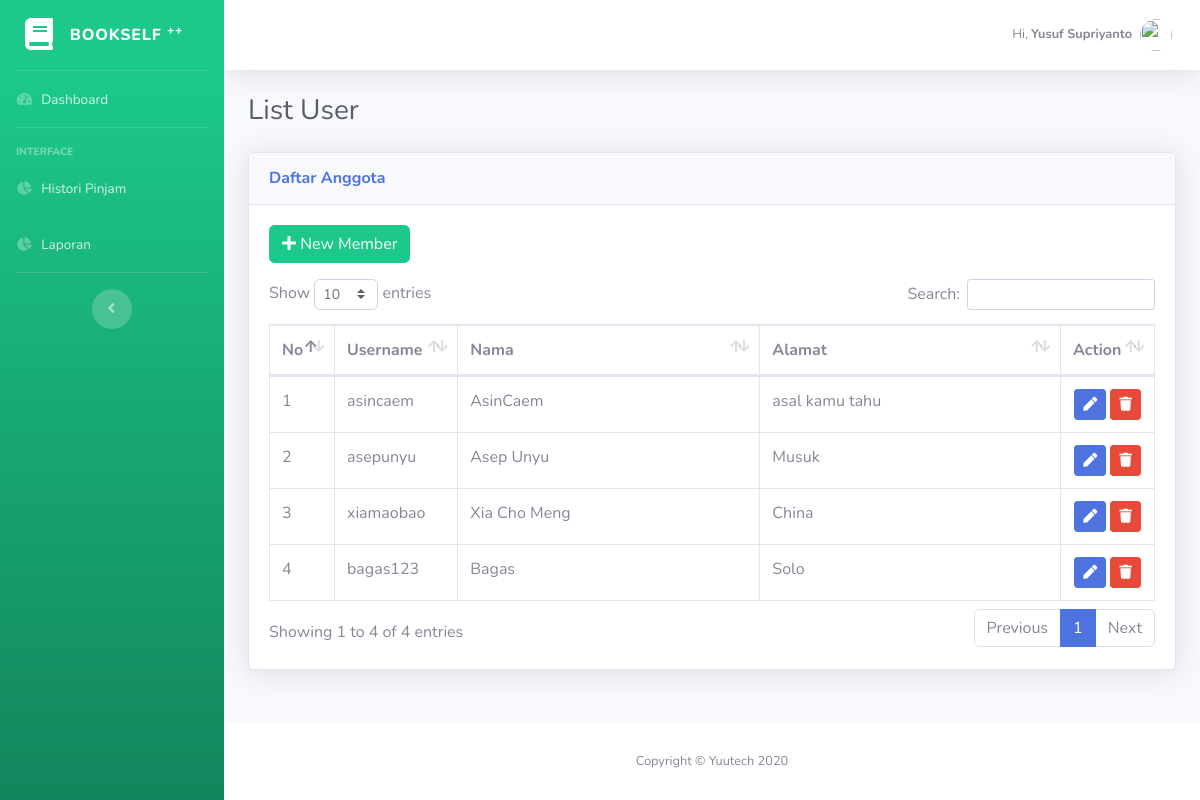
The page /index.php/user on the database as committed earlier.
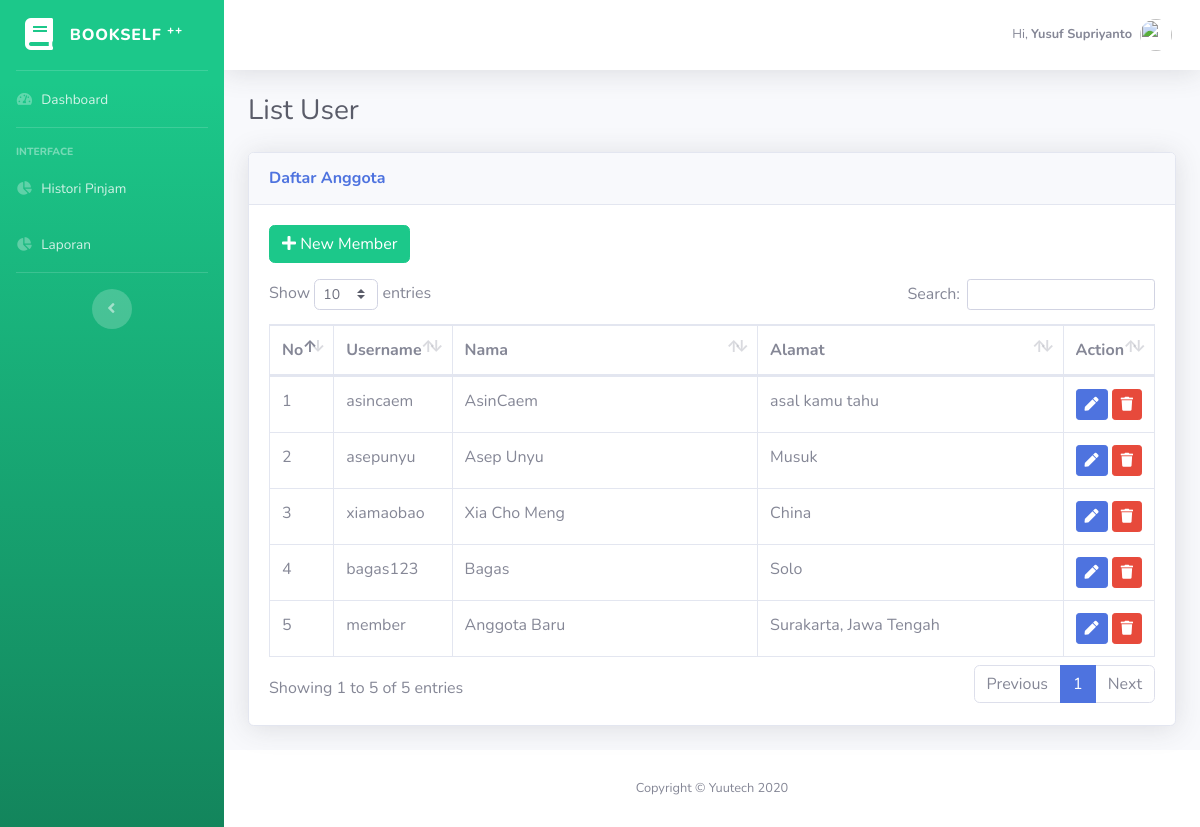
The same page on the database as committed later.
### tables this page shows
CREATE TABLE `tb_user` (
  `user_id` int(11) NOT NULL AUTO_INCREMENT,
  `username` varchar(40) NOT NULL,
  `password` varchar(40) NOT NULL,
  `name` varchar(100) NOT NULL,
  `address` varchar(200) NOT NULL,
  `level` int(1) NOT NULL COMMENT '1 = admin, 2 = anggota',
  PRIMARY KEY (`user_id`)
);

### application/controllers/User.php (called while the page is built)
<?php
    class User extends CI_Controller {
        public function index()
    {
        $data['user'] = $this->user_m->get_user()->result();
        $this->load->view('template/header');
        $this->load->view('template/sidebar');
        $this->load->view('admin/user/daftaruser',$data);
        $this->load->view('template/foot');
        $this->load->view('template/footer');
    }
    }
?>

### index.php (called while the page is built, shortened)
<?php
require_once BASEPATH.'core/CodeIgniter.php';

### application/models/User_m.php (called while the page is built, shortened)
<?php
class User_m extends CI_Model {
    public function get($id = null)
    {
        $this->db->from('tb_user');
        $query = $this->db->get();
        return $query;
    }
    public function get_user()
    {
        $this->db->from('tb_user');
        $this->db->where('level', 2);
        $query = $this->db->get();
        return $query;
    }
}

### application/views/admin/user/daftaruser.php (the view)
  <div class="container-fluid">
    <h1 class="h3 mb-4 text-gray-800">List User</h1>
    <div class="card shadow mb-4">
      <div class="card-header py-3">
        <h6 class="m-0 font-weight-bold text-primary">Daftar Anggota</h6>
      </div>
      <div class="card-body">
        <a href="<?= base_url("listbook/add") ?>" class="btn btn-success mb-3"><i class="fa fa-plus"></i> New Member</a>
        <div class="table-responsive">
          <table class="table table-bordered" id="dataTable" width="100%" cellspacing="0">
            <thead>
              <tr>
                <th>No</th>
                <th>Username</th>
                <th width="50%">Nama</th>
                <th width="50%">Alamat</th>
                <th >Action</th>
              </tr>
            </thead>
            <tbody>
              <tr>
              <?php $no=1;?>
              <?php foreach ($user as $usr) : ?>
                <td><?= $no++?></td>
                <td><?= $usr->username?></td>
                <td><?= $usr->name?></td>
                <td><?= $usr->address?></td>
                <td class="text-center">
                  <button class="btn btn-primary btn-sm" title="Edit"><i class="fa fa-pen"></i></button>
                  <button class="btn btn-danger btn-sm" title="Delete"><i class="fa fa-trash"></i></button>
                </td>
                </tr>
              <?php endforeach; ?>
            </tbody>
          </table>
        </div>
      </div>
    </div>
  </div>
</div>

Rows that differ between the two databases and show on the page:
added tb_user: username "member", name "Anggota Baru", address "Surakarta, Jawa Tengah"
Other text that changed with them:
text written by a page script: "Show entries Search: Showing 1 to 4 of 4 entries Previous 1 Next" → "Show entries Search: Showing 1 to 5 of 5 entries Previous 1 Next"
